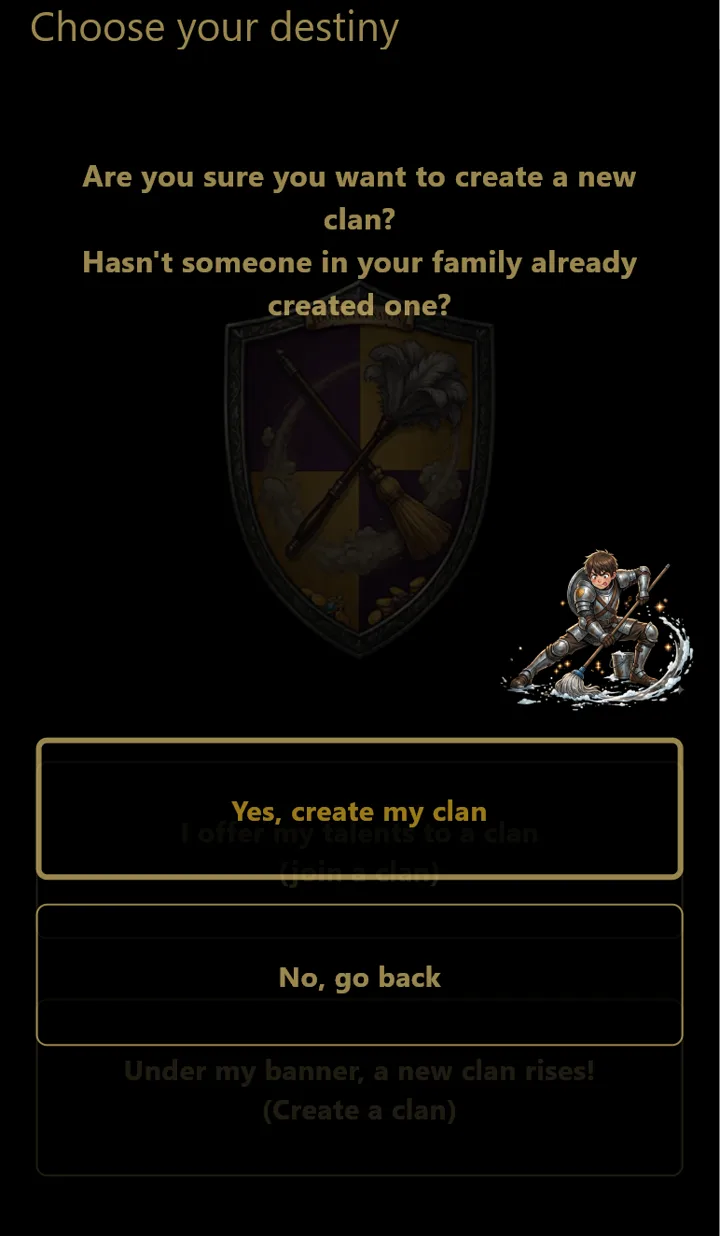
#> input picture build/hosting/web/assets/img/20-choose-destiny-2.webp, 720 x 1236 px
$ python anneau.py ../../build/hosting/web/assets/img/20-choose-destiny-2.webp
#> lines starting #> are read from the running program, lines starting #| are printed output that depends on the picture; after the words box and inside, x2 and y2 are one past the last pixel; in counts of white or black regions, pixels touching at a corner belong together
"""
anneau.py : pose un avatar dans l'anneau doré, selon LA RÈGLE DES DEUX MOITIÉS (2026-10-13).

    - La moitié SUPÉRIEURE de l'anneau est peinte DERRIÈRE l'avatar : la tête et les épaules ont
      le droit de la dépasser.
    - La moitié INFÉRIEURE est peinte PAR-DESSUS l'avatar, et l'avatar ne dépasse jamais du cercle
      dans cette moitié : ce qui sortirait du disque intérieur sous l'équateur est effacé.

Et une TAILLE HOMOGÈNE : le personnage (ou le groupe) est détouré, recadré sur lui-même, puis mis
à la même hauteur, le bas du corps posé sur le bas du cercle. Plus de petits personnages perdus
au milieu d'un grand fond, comme le faisait iconify (qui collait l'image entière, marges comprises).

Entrée : une image rendue sur FOND UNI (le fond est mesuré sur le pourtour et rendu transparent),
ou une image déjà détourée. Sortie : PNG carré 1024 px, fond transparent.
Mêmes couleurs d'anneau qu'iconify (or 153,134,78 ; filets bronze 176,115,40).
Appel par la chaîne de traitements d'assetgen : `{ outil: anneau, fonction: anneau }`.
"""

import math
import sys
from pathlib import Path

TAILLE = 1024
R_INT = 0.355          # rayon du disque intérieur / taille
EP_OR = 0.075          # épaisseur de l'anneau or / taille
EP_BRONZE = 0.014      # filets bronze / taille
CY = 0.57              # centre vertical (plus bas que le milieu : place pour la tête qui dépasse)
HAUTEUR = 2.2          # hauteur du personnage en rayons intérieurs (2 = juste le disque)
LARGEUR_MAX = 0.97     # largeur maximale / taille
OR = (153, 134, 78, 255)
BRONZE = (176, 115, 40, 255)


def _detoure(im):
    """Fond uni -> transparent, s'il n'y a pas déjà de transparence."""
    from PIL import Image
    im = im.convert("RGBA")
    if im.getchannel("A").getextrema()[0] < 250:
        return im                                   # déjà détouré
    px = im.load()
    w, h = im.size
    bord = [px[x, y] for x in range(0, w, 4) for y in (0, 1, h - 2, h - 1)] + \
           [px[x, y] for y in range(0, h, 4) for x in (0, 1, w - 2, w - 1)]
    fond = tuple(sorted(c[i] for c in bord)[len(bord) // 2] for i in range(3))
    pres, loin = 22.0, 55.0
    out = Image.new("RGBA", im.size)
    po = out.load()
    for y in range(h):
        for x in range(w):
            r, g, b, a = px[x, y]
            d = math.sqrt((r - fond[0]) ** 2 + (g - fond[1]) ** 2 + (b - fond[2]) ** 2)
            if d <= pres:
                po[x, y] = (0, 0, 0, 0)
            elif d < loin:
                t = (d - pres) / (loin - pres)
                po[x, y] = (r, g, b, int(a * t))
            else:
                po[x, y] = (r, g, b, a)
    return out


def _disque(taille, cx, cy, r_ext, r_int, couleur, haut=None):
    """Calque d'un anneau (r_int < r < r_ext). `haut` : True = moitié supérieure seule, False =
    moitié inférieure seule, None = tout."""
    from PIL import Image, ImageDraw
    m = Image.new("L", (taille, taille), 0)
    d = ImageDraw.Draw(m)
    d.ellipse([cx - r_ext, cy - r_ext, cx + r_ext, cy + r_ext], fill=255)
    if r_int > 0:
        d.ellipse([cx - r_int, cy - r_int, cx + r_int, cy + r_int], fill=0)
    if haut is True:
        d.rectangle([0, cy, taille, taille], fill=0)
    elif haut is False:
        d.rectangle([0, 0, taille, cy - 1], fill=0)
    calque = Image.new("RGBA", (taille, taille), couleur)
    calque.putalpha(m)
    return calque


def _anneau_calque(taille, cx, cy, ri, haut):
    from PIL import Image
    ep_or, ep_br = EP_OR * taille, EP_BRONZE * taille
    c = Image.new("RGBA", (taille, taille), (0, 0, 0, 0))
    c = Image.alpha_composite(c, _disque(taille, cx, cy, ri + ep_or, ri, OR, haut))
    c = Image.alpha_composite(c, _disque(taille, cx, cy, ri + ep_or + ep_br, ri + ep_or, BRONZE, haut))
    c = Image.alpha_composite(c, _disque(taille, cx, cy, ri, ri - ep_br, BRONZE, haut))
    return c


def anneau(input_path: Path) -> Path:
    from PIL import Image, ImageDraw
    S = 4 * TAILLE                                  # suréchantillonnage 4x pour l'anticrénelage
    cx, cy, ri = S / 2, CY * S, R_INT * S

    sujet = _detoure(Image.open(input_path))
#> in _detoure, im is the input picture: PIL image 720x1236 RGBA; mean R, G, B, A 8.8, 7.7, 5.4, 254.8
    bbox = sujet.getchannel("A").point(lambda v: 255 if v > 24 else 0).getbbox()
#> bbox = (0, 0, 720, 1236)
    if not bbox:
        raise RuntimeError("aucun sujet détecté")
    sujet = sujet.crop(bbox)

    # Taille homogène : même hauteur pour tous, plafonnée en largeur.
    k = (HAUTEUR * ri) / sujet.height
#> k = 2.59
    if sujet.width * k > LARGEUR_MAX * S:
        k = LARGEUR_MAX * S / sujet.width
    sujet = sujet.resize((max(1, round(sujet.width * k)), max(1, round(sujet.height * k))), Image.LANCZOS)

    # Le bas du corps se pose sur le bas du cercle (un peu en dessous : la bordure le recouvre).
    x0 = round(cx - sujet.width / 2)
#> x0 = 1116
    y0 = round(cy + ri + 0.02 * S - sujet.height)
#> y0 = 672
    calque = Image.new("RGBA", (S, S), (0, 0, 0, 0))
#> calque: PIL image 4096x4096 RGBA; every value is 0
    calque.paste(sujet, (x0, max(0, y0)), sujet)

    # Sous l'équateur, rien ne sort du disque intérieur.
    masque = Image.new("L", (S, S), 255)
#> masque: PIL image 4096x4096 L; every value is 255
    dm = ImageDraw.Draw(masque)
    dm.rectangle([0, cy, S, S], fill=0)
    dm.ellipse([cx - ri, cy - ri, cx + ri, cy + ri], fill=255)
    a = calque.getchannel("A")
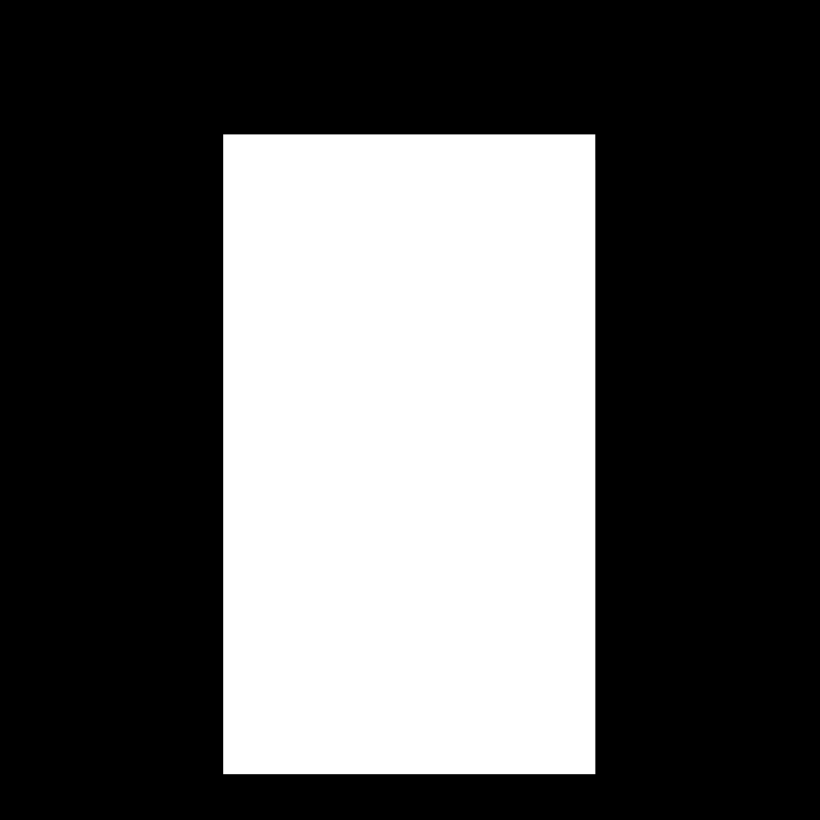
#> a: PIL image 4096x4096 L (shown at 1/5 size); min 0, max 255, mean 90.5
    from PIL import ImageChops
    calque.putalpha(ImageChops.multiply(a, masque))

    toile = Image.new("RGBA", (S, S), (0, 0, 0, 0))
    toile = Image.alpha_composite(toile, _anneau_calque(S, cx, cy, ri, None))     # tout l'anneau derrière
#> in _disque, `m = Image.new("L", (taille, taille), 0)`: m: PIL image 4096x4096 L; every value is 0
#> in _disque, `calque = Image.new("RGBA", (taille, taille), couleur)`:
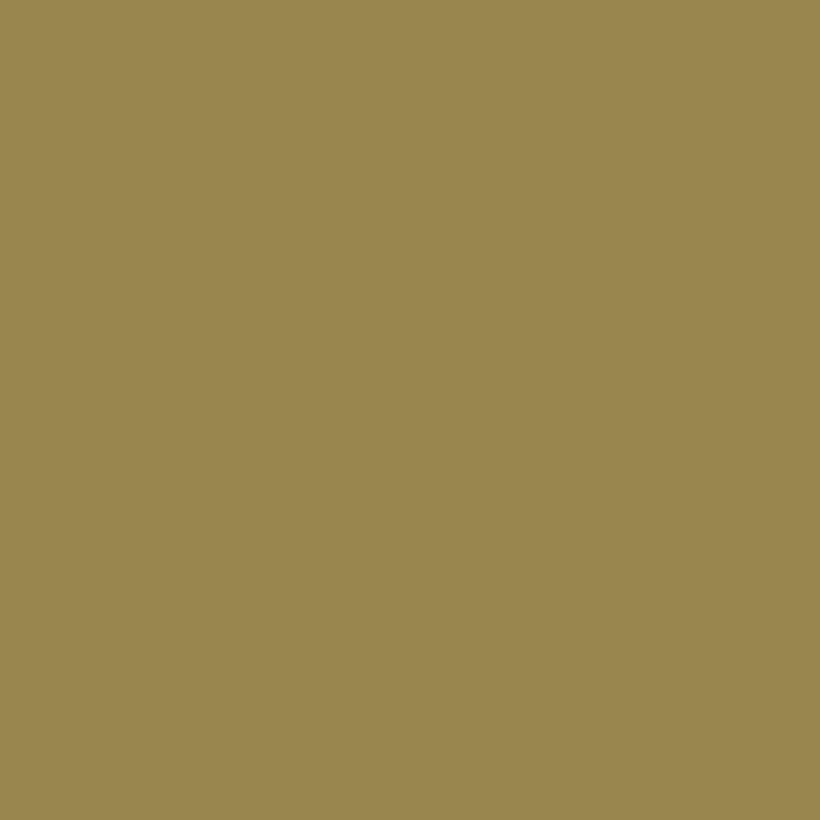
#> calque: PIL image 4096x4096 RGBA (shown at 1/5 size); mean R, G, B, A 153, 134, 78, 255
#> in _disque, `calque.putalpha(m)`:
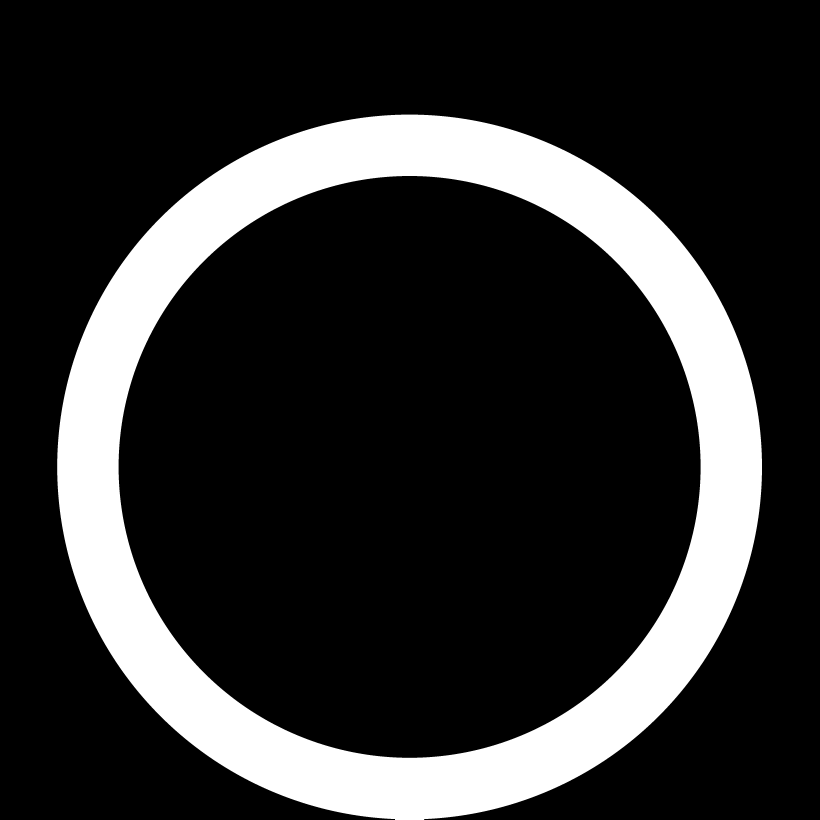
#> m: PIL image 4096x4096 L (shown at 1/5 size); 18.5% white; 1 white region, box (x1, y1, x2, y2) and area: (286, 573, 3810, 4096) 3104842
#> call 2 of _disque, with taille = 4096, cx = 2048, cy = 2334.7, r_ext = 1818.6, r_int = 1761.3, couleur = (176, 115, 40, 255)
#> in _disque (call 2), `calque = Image.new("RGBA", (taille, taille), couleur)`:
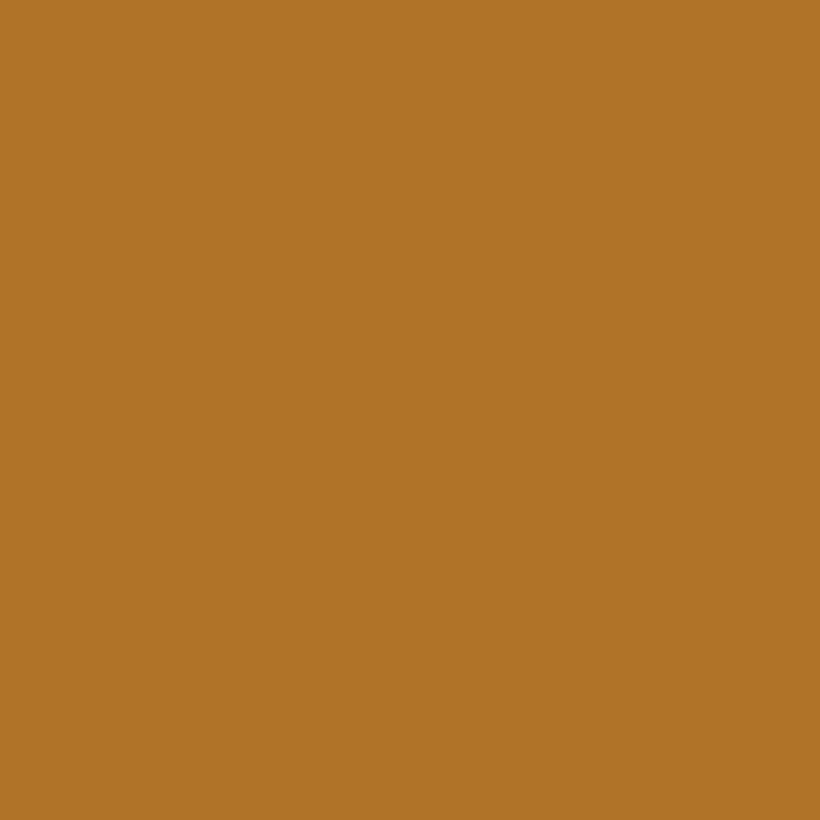
#> calque: PIL image 4096x4096 RGBA (shown at 1/5 size); mean R, G, B, A 176, 115, 40, 255
#> in _disque (call 2), `calque.putalpha(m)`: m: PIL image 4096x4096 L; 3.6% white; 1 white region, box (x1, y1, x2, y2) and area: (229, 516, 3867, 4096) 605942
#> in _disque (call 3), `calque.putalpha(m)`: m: PIL image 4096x4096 L; 3.1% white; 1 white region, box (x1, y1, x2, y2) and area: (593, 880, 3503, 3789) 515168
    toile = Image.alpha_composite(toile, calque)                                 # l'avatar
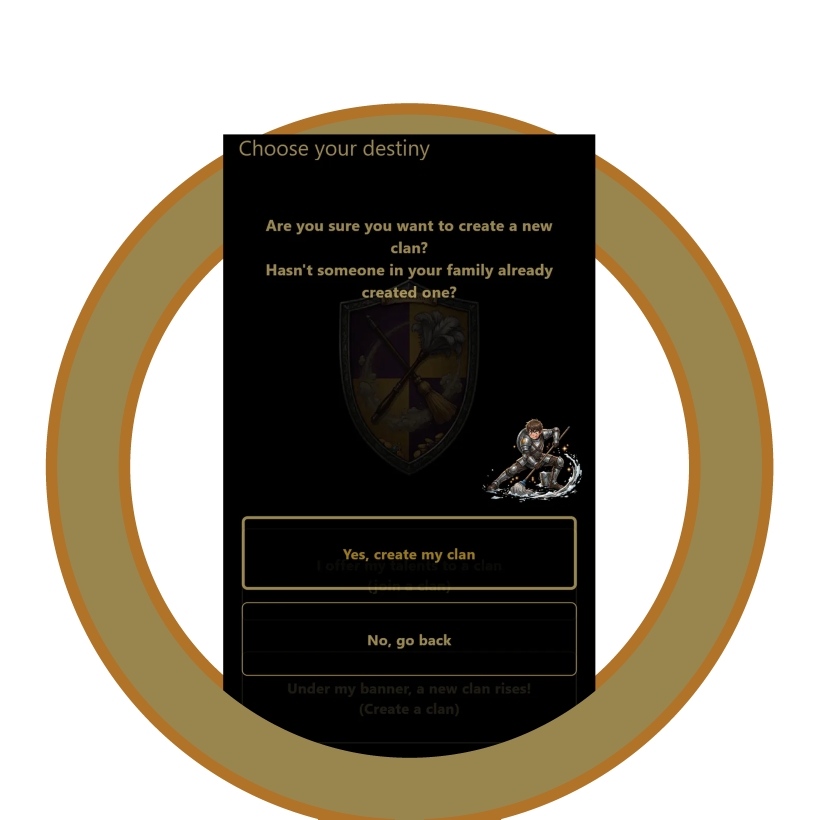
#> toile: PIL image 4096x4096 RGBA (shown at 1/5 size); mean R, G, B, A 35.5, 29.1, 15.9, 137.2; transparent parts drawn white
    toile = Image.alpha_composite(toile, _anneau_calque(S, cx, cy, ri, False))   # moitié basse par-dessus
#> call 2 of _anneau_calque, with taille = 4096, cx = 2048, cy = 2334.7, ri = 1454.1, haut = False
#> in _disque (call 4), `calque.putalpha(m)`: m: PIL image 4096x4096 L; 9.3% white; 1 white region, box (x1, y1, x2, y2) and area: (286, 2334, 3810, 4096) 1554448
#> in _disque (call 5), `calque.putalpha(m)`: m: PIL image 4096x4096 L; 1.7% white; 2 white regions, box (x1, y1, x2, y2) and area: (229, 2334, 1975, 4096) 142724, (2121, 2334, 3867, 4096) 142724
#> in _disque (call 6), `calque.putalpha(m)`: m: PIL image 4096x4096 L; 1.5% white; 1 white region, box (x1, y1, x2, y2) and area: (593, 2334, 3503, 3789) 257642
#> in _anneau_calque (call 2), `c = Image.alpha_composite(c, _disque(taille, cx, cy, ri, ri - ep_br, B..`:
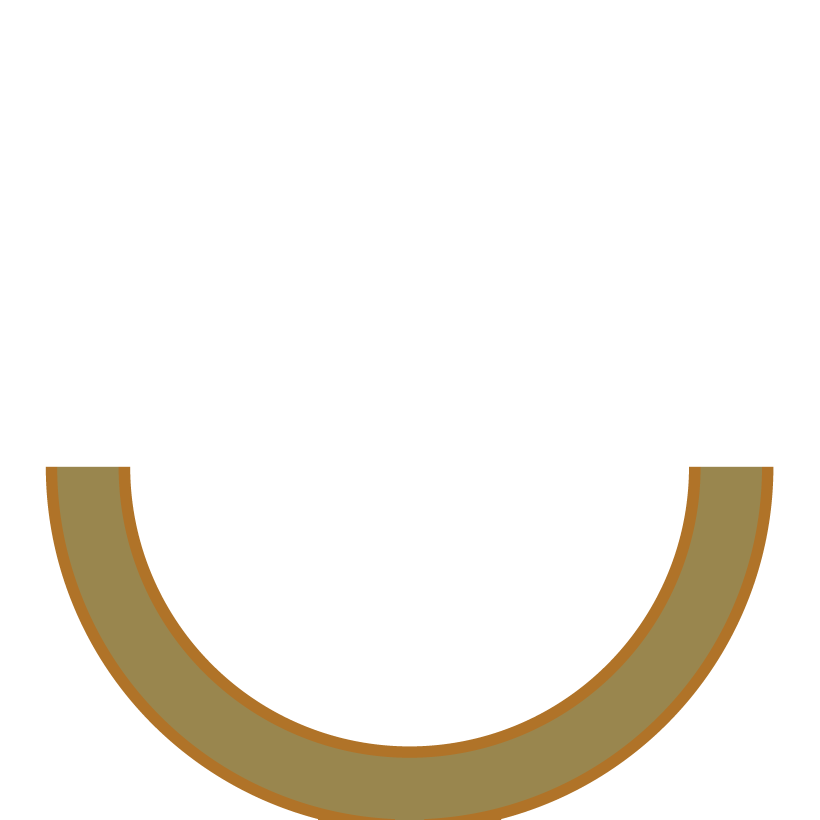
#> c: PIL image 4096x4096 RGBA (shown at 1/5 size); mean R, G, B, A 19.9, 16.1, 8.5, 31.9; transparent parts drawn white

    final = toile.resize((TAILLE, TAILLE), Image.LANCZOS)
    out = input_path.parent / ("anneau_" + input_path.stem + ".png")
    final.save(out, "PNG")
    return out


if __name__ == "__main__":
    for p in sys.argv[1:]:
#> (the run stopped early here; a loop or call above may not have finished)
